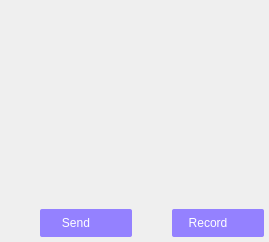
           <widget class="QWidget" name="widget" native="true">
            <property name="sizePolicy">
             <sizepolicy hsizetype="Preferred" vsizetype="Preferred">
              <horstretch>0</horstretch>
              <verstretch>0</verstretch>
             </sizepolicy>
            </property>
            <property name="mouseTracking">
             <bool>true</bool>
            </property>
            <layout class="QVBoxLayout" name="verticalLayout">
             <property name="spacing">
              <number>0</number>
             </property>
             <property name="leftMargin">
              <number>0</number>
             </property>
             <property name="topMargin">
              <number>0</number>
             </property>
             <property name="rightMargin">
              <number>0</number>
             </property>
             <property name="bottomMargin">
              <number>0</number>
             </property>
             <item>
              <widget class="QToolBar" name="tool">
               <property name="sizePolicy">
                <sizepolicy hsizetype="Preferred" vsizetype="Fixed">
                 <horstretch>0</horstretch>
                 <verstretch>0</verstretch>
                </sizepolicy>
               </property>
               <property name="minimumSize">
                <size>
                 <width>0</width>
                 <height>0</height>
                </size>
               </property>
               <property name="maximumSize">
                <size>
                 <width>16777215</width>
                 <height>40</height>
                </size>
               </property>
               <property name="mouseTracking">
                <bool>true</bool>
               </property>
               <property name="movable">
                <bool>false</bool>
               </property>
               <property name="iconSize">
                <size>
                 <width>28</width>
                 <height>28</height>
                </size>
               </property>
               <addaction name="actionFont"/>
               <addaction name="actionExpression"/>
               <addaction name="actionShock"/>
               <addaction name="actionVoice"/>
               <addaction name="actionPicture"/>
               <addaction name="actionMusic"/>
               <addaction name="actionScreenshot"/>
               <addaction name="actionAssistance"/>
              </widget>
             </item>
             <item>
              <widget class="QTextEdit" name="input">
               <property name="sizePolicy">
                <sizepolicy hsizetype="Expanding" vsizetype="MinimumExpanding">
                 <horstretch>0</horstretch>
                 <verstretch>0</verstretch>
                </sizepolicy>
               </property>
               <property name="minimumSize">
                <size>
                 <width>0</width>
                 <height>80</height>
                </size>
               </property>
               <property name="mouseTracking">
                <bool>true</bool>
               </property>
               <property name="styleSheet">
                <string notr="true">QTextEdit#input
{
border:none;
background-color:transparent;
}</string>
               </property>
              </widget>
             </item>
             <item>
              <layout class="QHBoxLayout" name="horizontalLayout_13">
               <property name="spacing">
                <number>0</number>
               </property>
               <property name="rightMargin">
                <number>5</number>
               </property>
               <property name="bottomMargin">
                <number>5</number>
               </property>
               <item>
                <spacer name="horizontalSpacer_10">
                 <property name="orientation">
                  <enum>Qt::Horizontal</enum>
                 </property>
                 <property name="sizeHint" stdset="0">
                  <size>
                   <width>40</width>
                   <height>20</height>
                  </size>
                 </property>
                </spacer>
               </item>
               <item>
                <widget class="QPushButton" name="send">
                 <property name="sizePolicy">
                  <sizepolicy hsizetype="Fixed" vsizetype="Fixed">
                   <horstretch>0</horstretch>
                   <verstretch>0</verstretch>
                  </sizepolicy>
                 </property>
                 <property name="minimumSize">
                  <size>
                   <width>72</width>
                   <height>28</height>
                  </size>
                 </property>
                 <property name="maximumSize">
                  <size>
                   <width>72</width>
                   <height>28</height>
                  </size>
                 </property>
                 <property name="styleSheet">
                  <string notr="true">#send
{
border:none;
background-color: rgb(148, 129, 255);
color:white;
border-top-left-radius:2px;
border-bottom-left-radius:2px;
}
#send:hover
{
background-color: rgba(148, 129, 255,120);
}</string>
                 </property>
                 <property name="text">
                  <string>Send</string>
                 </property>
                </widget>
               </item>
               <item>
                <widget class="QPushButton" name="send_menu">
                 <property name="sizePolicy">
                  <sizepolicy hsizetype="Fixed" vsizetype="Fixed">
                   <horstretch>0</horstretch>
                   <verstretch>0</verstretch>
                  </sizepolicy>
                 </property>
                 <property name="minimumSize">
                  <size>
                   <width>20</width>
                   <height>28</height>
                  </size>
                 </property>
                 <property name="maximumSize">
                  <size>
                   <width>20</width>
                   <height>28</height>
                  </size>
                 </property>
                 <property name="styleSheet">
                  <string notr="true">#send_menu
{
border:none;
background-color: rgb(148, 129, 255);
color:white;
border-top-right-radius:2px;
border-bottom-right-radius:2px;
}
#send_menu:hover
{
background-color: rgba(148, 129, 255,120);
}
</string>
                 </property>
                 <property name="text">
                  <string/>
                 </property>
                </widget>
               </item>
               <item>
                <spacer name="horizontalSpacer_11">
                 <property name="orientation">
                  <enum>Qt::Horizontal</enum>
                 </property>
                 <property name="sizeType">
                  <enum>QSizePolicy::Fixed</enum>
                 </property>
                 <property name="sizeHint" stdset="0">
                  <size>
                   <width>40</width>
                   <height>20</height>
                  </size>
                 </property>
                </spacer>
               </item>
               <item>
                <widget class="QPushButton" name="record">
                 <property name="minimumSize">
                  <size>
                   <width>72</width>
                   <height>28</height>
                  </size>
                 </property>
                 <property name="maximumSize">
                  <size>
                   <width>72</width>
                   <height>28</height>
                  </size>
                 </property>
                 <property name="styleSheet">
                  <string notr="true">#record
{
border:none;
background-color: rgb(148, 129, 255);
color:white;
border-top-left-radius:2px;
border-bottom-left-radius:2px;
}
#record:hover
{
background-color: rgba(148, 129, 255,120);
}</string>
                 </property>
                 <property name="text">
                  <string>Record</string>
                 </property>
                </widget>
               </item>
               <item>
                <widget class="QPushButton" name="record_menu">
                 <property name="sizePolicy">
                  <sizepolicy hsizetype="Fixed" vsizetype="Fixed">
                   <horstretch>0</horstretch>
                   <verstretch>0</verstretch>
                  </sizepolicy>
                 </property>
                 <property name="minimumSize">
                  <size>
                   <width>20</width>
                   <height>28</height>
                  </size>
                 </property>
                 <property name="maximumSize">
                  <size>
                   <width>20</width>
                   <height>28</height>
                  </size>
                 </property>
                 <property name="styleSheet">
                  <string notr="true">#record_menu
{
border:none;
background-color: rgb(148, 129, 255);
color:white;
border-top-right-radius:2px;
border-bottom-right-radius:2px;
}
#record_menu:hover
{
background-color: rgba(148, 129, 255,120);
}
</string>
                 </property>
                 <property name="text">
                  <string/>
                 </property>
                </widget>
               </item>
              </layout>
             </item>
            </layout>
           </widget>
